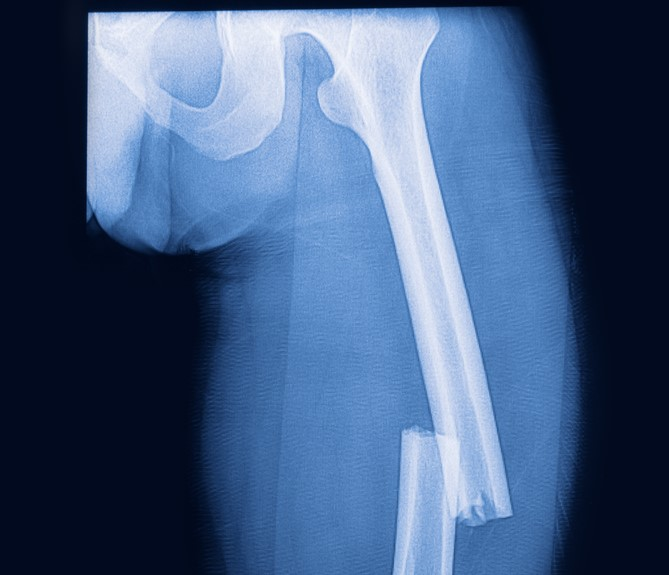
%> input picture FRACTURAS/frac3.jpg, 669 x 575 px
$ octave GUI_proyecto.m   (GNU Octave 9; MATLAB toolbox functions it lacks are replaced by stand-ins)
%> lines starting %> are read from the running program, lines starting %| are printed output that depends on the picture; in (x1, y1, x2, y2) boxes, pixels count from 0 and x2, y2 are one past the last pixel; in counts of white or black regions, pixels touching at a corner belong together; the program's own positions count from 1

I = imread('frac3.jpg');
%> I is the input picture: size 575x669x3 uint8; mean R, G, B 66.9, 91.7, 128.6
grayimage=rgb2gray(I);
%ad=imadjust(grayimage,[0.1,0.9],[0.0,1.0]);
ad=imadjust(grayimage);
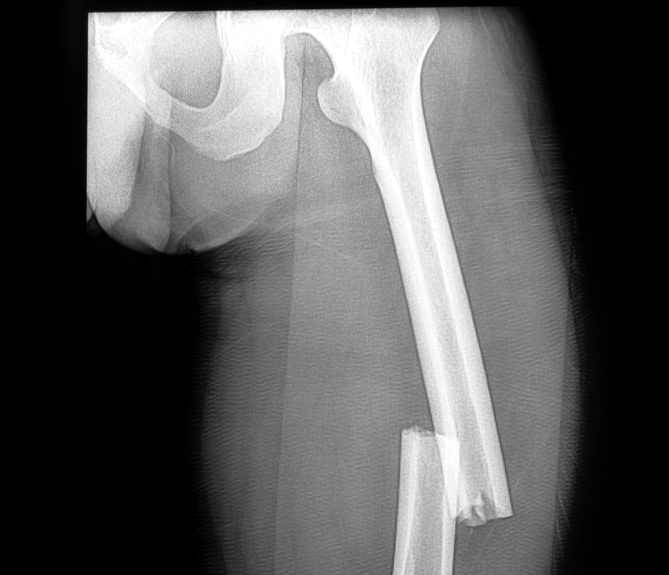
%> ad: size 575x669 uint8; min 0, max 255, mean 91.2
%filtered2=fspecial('average',[3 3]);
%filtered=imfilter(grayimage,filtered2);
filtered=imnoise(ad,'salt & pepper',0);
% [5 lines of commented-out code are left out]

SE=strel('disk',3);
%filtered=imopen(grayimage,SE);

erosion=imerode(filtered,SE);
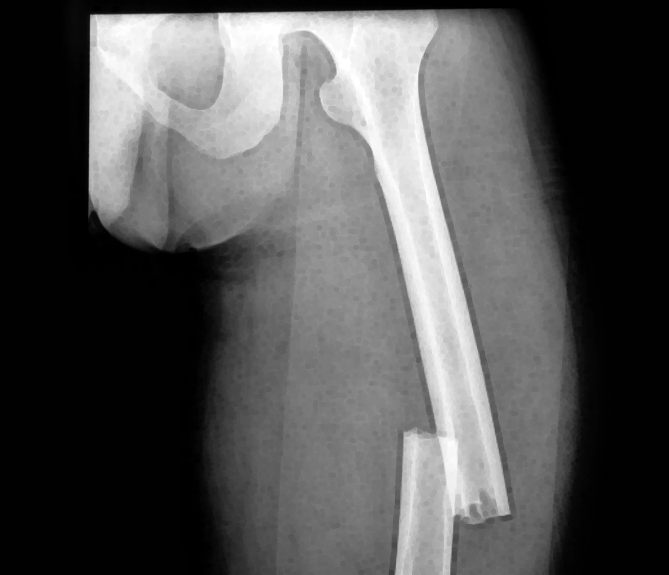
%> erosion: size 575x669 uint8; min 0, max 255, mean 83.6
dilation=imdilate(filtered,SE);
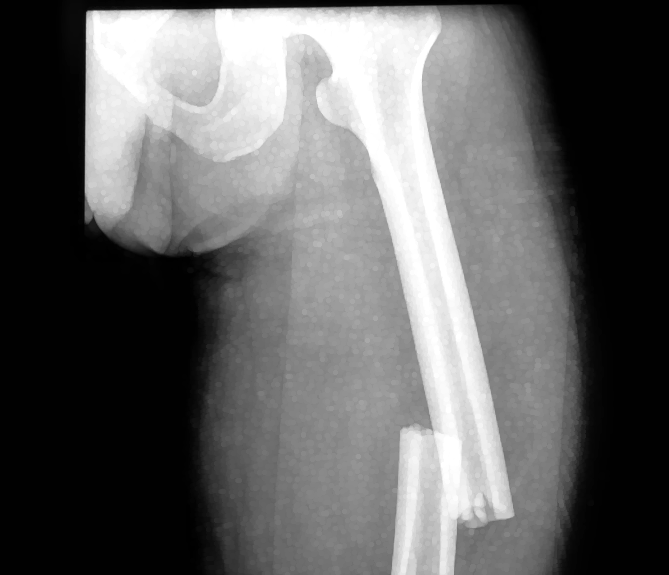
%> dilation: size 575x669 uint8; min 0, max 255, mean 98.6
diff=dilation-erosion;
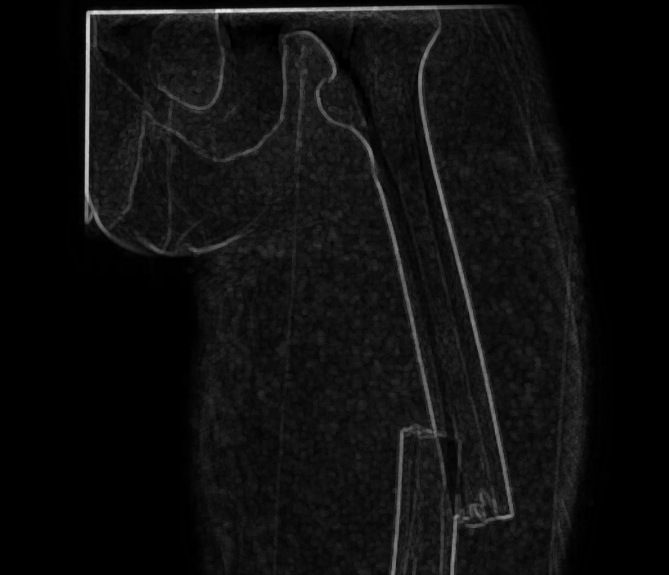
%> diff: size 575x669 uint8; min 0, max 230, mean 15
%image_dilate_diff=dilation-grayimage;
%image_erode_diff=erosion-grayimage;
gradient_image=filtered-diff;
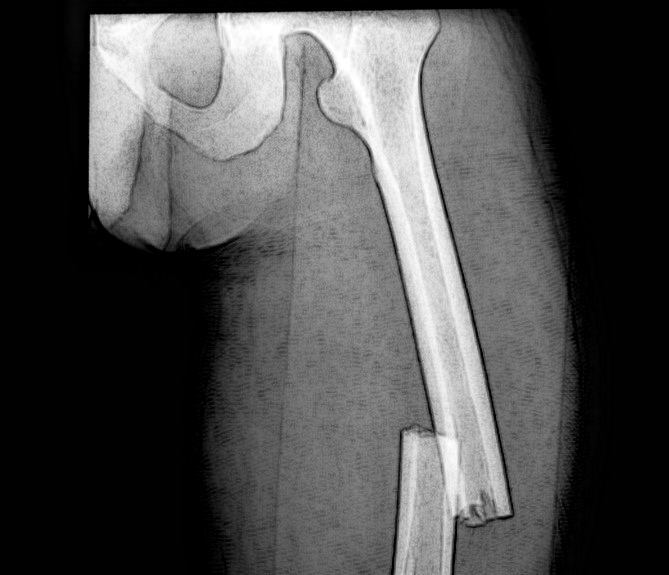
%> gradient_image: size 575x669 uint8; min 0, max 255, mean 76.9
SE2=strel('diamond',3);
new_dilation=imdilate(gradient_image,SE2);

axes(handles.axes1);
imshow(I);
c=edge(new_dilation,'sobel');
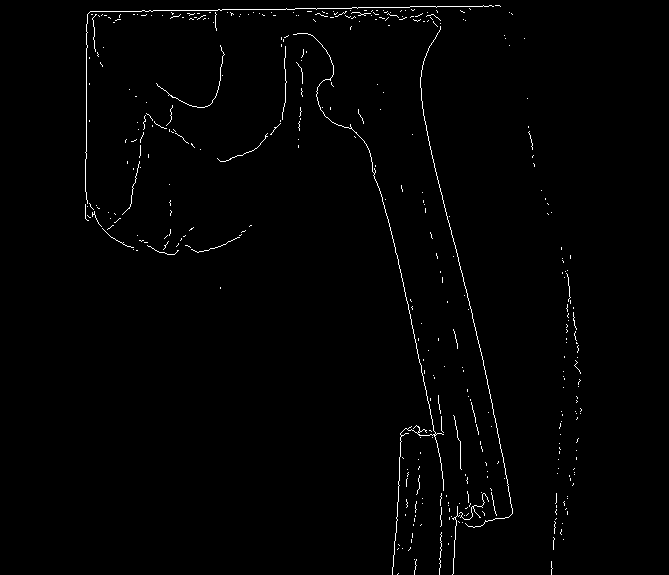
%> c: size 575x669 logical; 1.1% white in thin lines or dots, all inside (x1, y1, x2, y2) = (85, 5, 582, 575)
axes(handles.axes2);
imshow(c);


c2=edge(new_dilation,'prewitt');
axes(handles.axes3);
imshow(c2);


c3=edge(new_dilation,'canny',0.2);
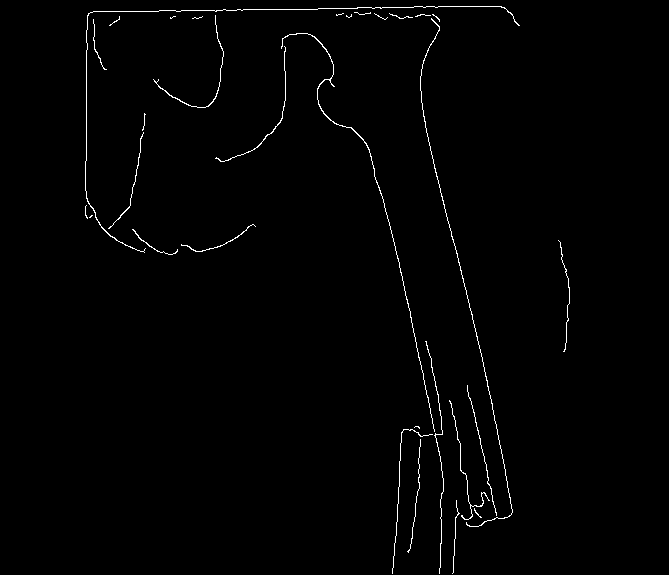
%> c3: size 575x669 logical; 1% white in thin lines or dots, all inside (x1, y1, x2, y2) = (85, 6, 570, 574)
axes(handles.axes4);
imshow(c3);

$ run again, with FRACTURAS/asdasd.jpg copied over FRACTURAS/frac3.jpg
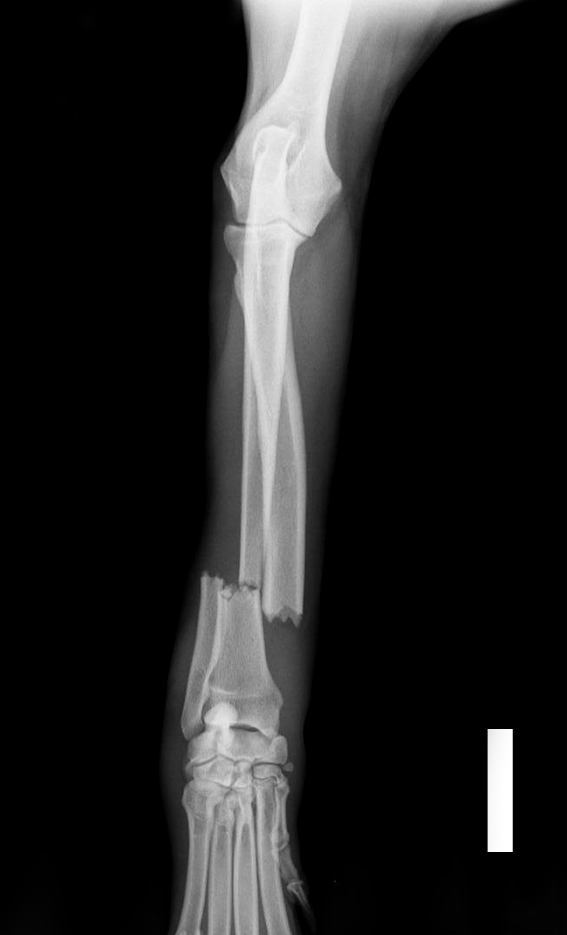
%> input picture FRACTURAS/asdasd.jpg, 567 x 935 px
%> I is the input picture: size 935x567x3 uint8; min 0, max 255, mean 34
%> `c=edge(new_dilation,'sobel');`:
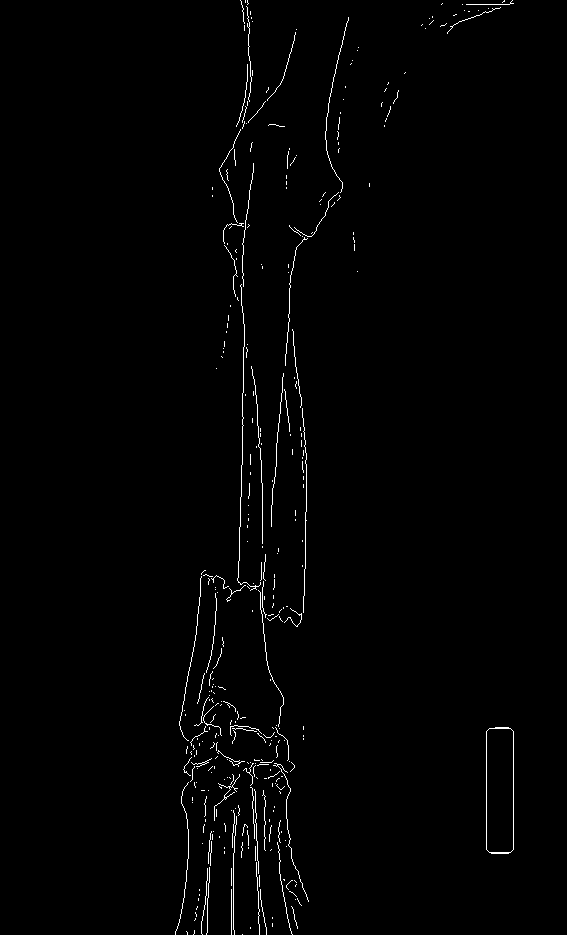
%> c: size 935x567 logical; 1.1% white in thin lines or dots, all inside (x1, y1, x2, y2) = (175, 0, 514, 935)
%> `c3=edge(new_dilation,'canny',0.2);`:
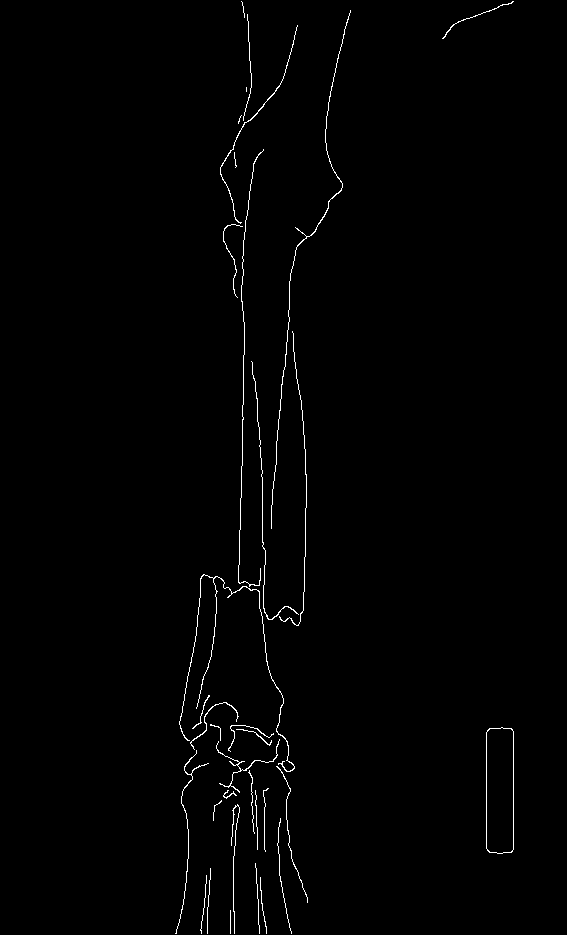
%> c3: size 935x567 logical; 0.95% white in thin lines or dots, all inside (x1, y1, x2, y2) = (175, 1, 514, 934)

$ run again, with FRACTURAS/dtdgdg.jpg copied over FRACTURAS/frac3.jpg
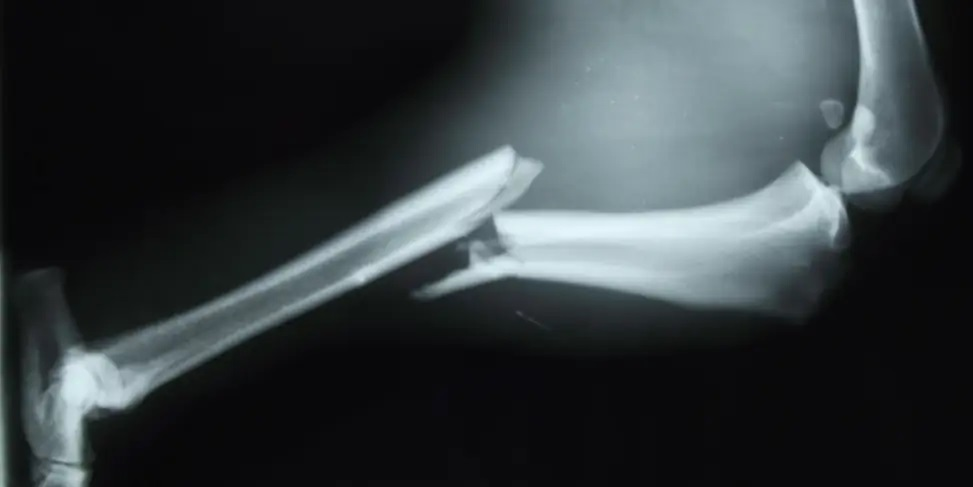
%> input picture FRACTURAS/dtdgdg.jpg, 973 x 487 px
%> I is the input picture: size 487x973x3 uint8; mean R, G, B 51.7, 58.5, 61.2
%> `c=edge(new_dilation,'sobel');`:
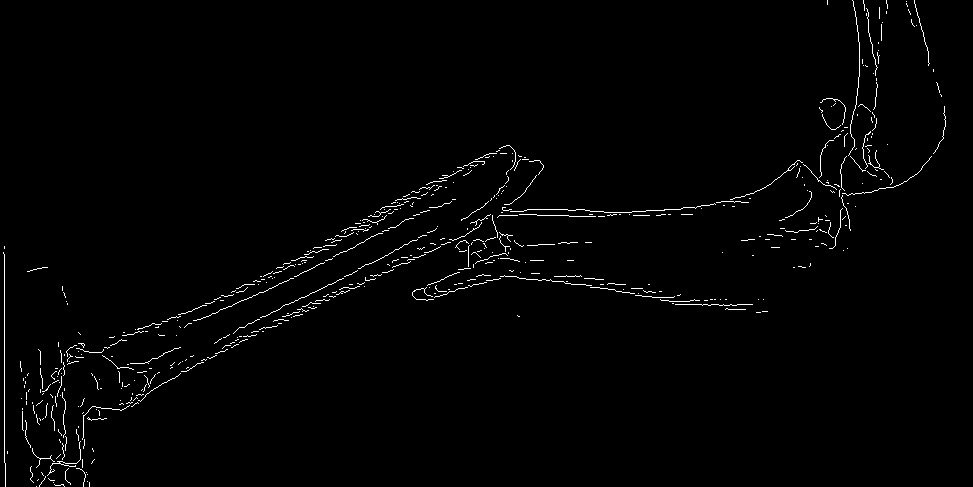
%> c: size 487x973 logical; 1.3% white in thin lines or dots
%> c2: size 487x973 logical; 1.3% white in thin lines or dots
%> `c3=edge(new_dilation,'canny',0.2);`:
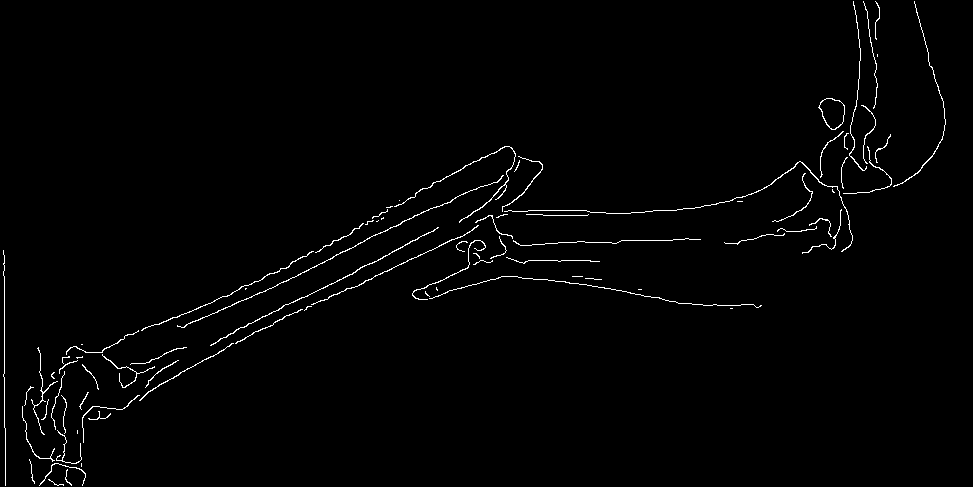
%> c3: size 487x973 logical; 1.4% white in thin lines or dots
